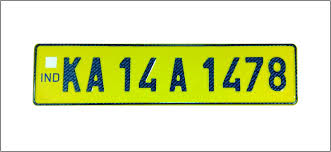
#> input picture charRecognition/Validation/1.jpg, 331 x 152 px
$ python -i preprocess.py   (imports and definitions only)
#> lines starting #> are read from the running program, lines starting #| are printed output that depends on the picture; after the words box and inside, x2 and y2 are one past the last pixel; in counts of white or black regions, pixels touching at a corner belong together
#> further down, picture is the input picture: shape (152, 331, 3); mean B, G, R 178.4, 228.8, 220.8
import cv2 as cv
import numpy as np


def ProcessImage(SourceImage):
    # convert to gray
    GrayScaleImage = convertToGray(SourceImage)

    # increase contrast
    ContrastImage = increaseContrast(GrayScaleImage)

    height, width = ContrastImage.shape

    #Smoth
    imgBlur =  np.zeros((height, width, 1), np.uint8)
    imgBlur = cv.GaussianBlur(ContrastImage,(5,5),0)

    #Thresholding
    imgThresh = cv.adaptiveThreshold(imgBlur,255.0,cv.ADAPTIVE_THRESH_GAUSSIAN_C,cv.THRESH_BINARY_INV,19,9)

    return imgThresh

def convertToGray(SourceImage):
    imgHSV = cv.cvtColor(SourceImage, cv.COLOR_BGR2HSV)
#> imgHSV: shape (152, 331, 3); mean H, S, V 20.5, 75.4, 231.4

    imgHue, imgSaturation, imgValue = cv.split(imgHSV)
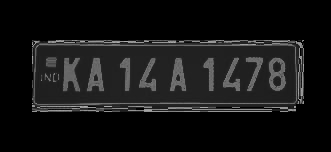
#> imgHue: shape (152, 331); min 0, max 173, mean 20.5
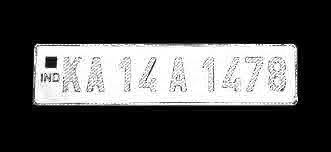
#> imgSaturation: shape (152, 331); min 0, max 255, mean 75.4

    return imgValue


def increaseContrast(imgGrayscale):
    height, width = imgGrayscale.shape
#> height = 152; width = 331

    imgTopHat = np.zeros((height, width, 1), np.uint8)
    imgBlackHat = np.zeros((height, width, 1), np.uint8)
    structuringElement = cv.getStructuringElement(cv.MORPH_RECT, (3, 3)) #tạo bộ lọc kernel

    imgTopHat = cv.morphologyEx(imgGrayscale, cv.MORPH_TOPHAT, structuringElement, iterations = 10) #nổi bật chi tiết sáng trong nền tối
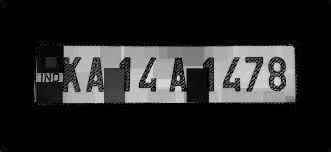
#> imgTopHat: shape (152, 331); min 0, max 235, mean 36.3
    imgBlackHat = cv.morphologyEx(imgGrayscale, cv.MORPH_BLACKHAT, structuringElement, iterations = 10) #Nổi bật chi tiết tối trong nền sáng
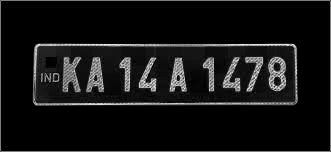
#> imgBlackHat: shape (152, 331); min 0, max 243, mean 20.1
    #plus top hat
    imgGrayscalePlusTopHat = cv.add(imgGrayscale, imgTopHat)
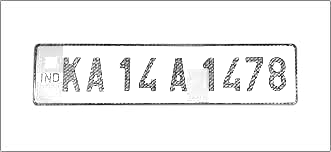
#> imgGrayscalePlusTopHat: shape (152, 331); min 1, max 255, mean 241.5
    #minus black hat
    Result = cv.subtract(imgGrayscalePlusTopHat, imgBlackHat)


    return Result

>>> import cv2
>>> picture = cv2.imread('Validation/1.jpg')
>>> result = ProcessImage(picture)
#> in ProcessImage, `imgBlur = cv.GaussianBlur(ContrastImage,(5,5),0)`:
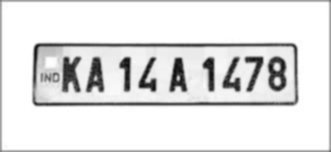
#> imgBlur: shape (152, 331); min 13, max 255, mean 226.9
#> in ProcessImage, `imgThresh = cv.adaptiveThreshold(imgBlur,255.0,cv.ADAPTIVE_THRESH_GAUS..`:
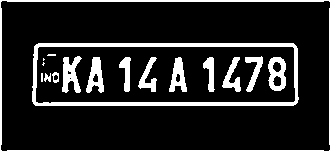
#> imgThresh: shape (152, 331); 14.7% white; 17 white regions (4 under 20 px), largest, box (x1, y1, x2, y2) and area: (32, 43, 299, 106) 2516, (0, 0, 331, 152) 1874, (62, 56, 82, 93) 435

$ run again, on charRecognition/Validation/2.jpg
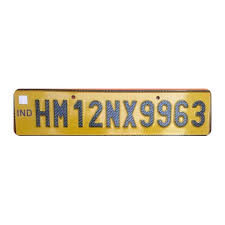
#> input picture charRecognition/Validation/2.jpg, 225 x 225 px
#> picture is the input picture: shape (225, 225, 3); mean B, G, R 225.6, 235.9, 240.1
#> imgHSV: shape (225, 225, 3); mean H, S, V 7.7, 22.3, 241
#> in increaseContrast, `imgTopHat = cv.morphologyEx(imgGrayscale, cv.MORPH_TOPHAT, structuring..`:
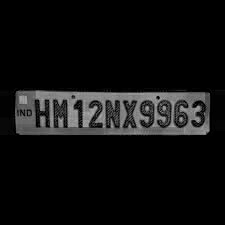
#> imgTopHat: shape (225, 225); min 0, max 172, mean 15.6
#> in ProcessImage, `imgThresh = cv.adaptiveThreshold(imgBlur,255.0,cv.ADAPTIVE_THRESH_GAUS..`:
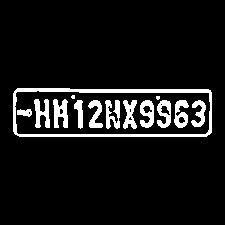
#> imgThresh: shape (225, 225); 8.2% white; 14 white regions (2 under 20 px), largest, box (x1, y1, x2, y2) and area: (13, 88, 212, 137) 1603, (53, 99, 68, 128) 296, (34, 99, 50, 128) 277

$ run again, on charRecognition/Validation/3.jpeg
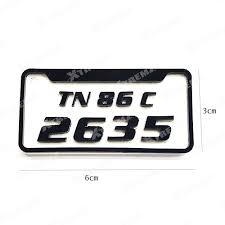
#> input picture charRecognition/Validation/3.jpeg, 225 x 225 px
#> picture is the input picture: shape (225, 225, 3); mean B, G, R 224.8, 224.6, 224.7
#> imgHSV: shape (225, 225, 3); mean H, S, V 21.4, 7.6, 225.4
#> in increaseContrast, `imgTopHat = cv.morphologyEx(imgGrayscale, cv.MORPH_TOPHAT, structuring..`:
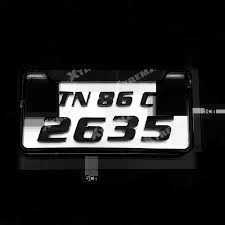
#> imgTopHat: shape (225, 225); min 0, max 255, mean 32
#> in ProcessImage, `imgThresh = cv.adaptiveThreshold(imgBlur,255.0,cv.ADAPTIVE_THRESH_GAUS..`:
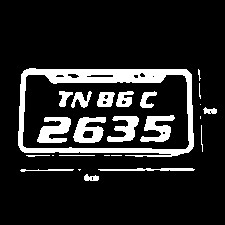
#> imgThresh: shape (225, 225); 13.9% white; 25 white regions (8 under 20 px), largest, box (x1, y1, x2, y2) and area: (18, 68, 194, 157) 3520, (37, 117, 71, 143) 561, (73, 117, 106, 143) 543

$ run again, on charRecognition/Validation/4.png
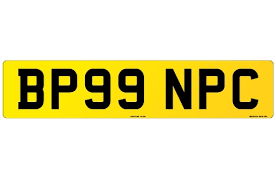
#> input picture charRecognition/Validation/4.png, 276 x 182 px
#> picture is the input picture: shape (182, 276, 3); mean B, G, R 179.5, 224.2, 230.7
#> imgHSV: shape (182, 276, 3); mean H, S, V 7.6, 55.7, 230.7
#> in ProcessImage, `imgThresh = cv.adaptiveThreshold(imgBlur,255.0,cv.ADAPTIVE_THRESH_GAUS..`:
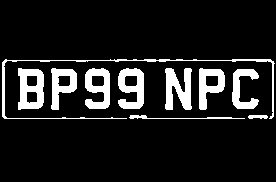
#> imgThresh: shape (182, 276); 11.5% white; 10 white regions, largest, box (x1, y1, x2, y2) and area: (2, 59, 275, 119) 853, (18, 68, 44, 110) 767, (165, 68, 192, 110) 750
